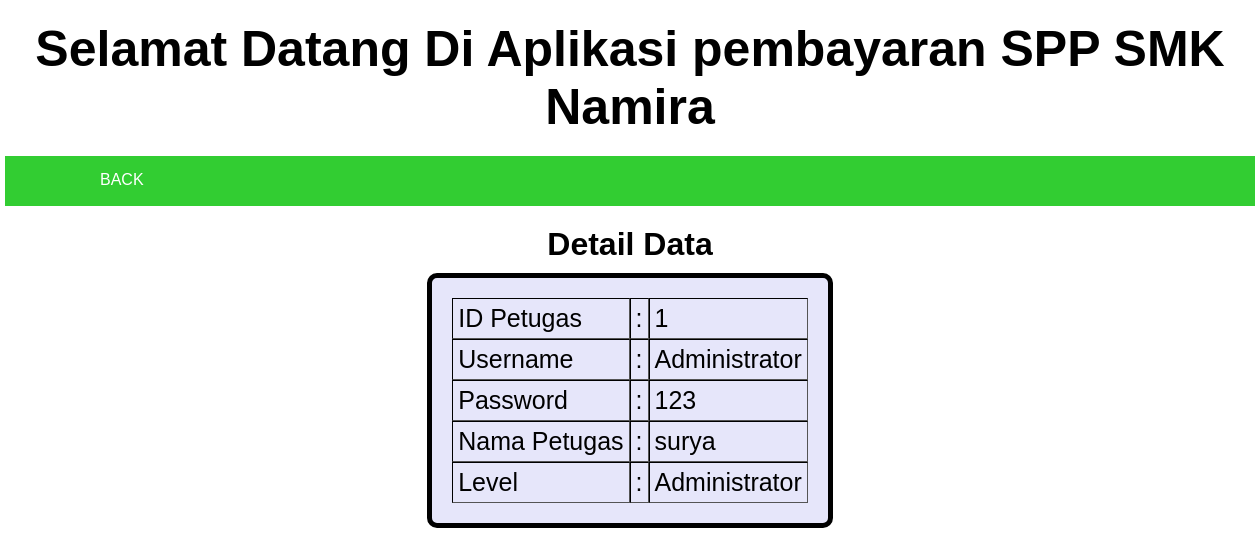
/detail_petugas.php?id=1, run on the app's committed database.
### tables this page shows
CREATE TABLE IF NOT EXISTS `petugas` (
`id_petugas` int(11) NOT NULL,
  `username` varchar(20) NOT NULL,
  `password` varchar(20) NOT NULL,
  `nama_petugas` varchar(20) NOT NULL,
  `level` enum('Administrator','Petugas') NOT NULL
);

### detail_petugas.php (the view, shortened to what this page needs)
<?php
  require('koneksi.php');
            if(isset($_GET['id'])){
            $id = $_GET['id'];
         }
         else{
            header('location:index.php');
         }
?>
<!DOCTYPE html>
<html>
<head>
</head>
<body>
<h1 id="judul">Selamat Datang Di Aplikasi pembayaran SPP SMK Namira</h1>
<div class="header">
   <div class="header-list">
      <ul>
        <li><a href="petugas.php">BACK</a></li>
      </ul>
    </div>
</div>
<div class="container">
<div class="detail">
   <center>
      <h1>Detail Data</h1>
<?php
    $sql = "SELECT * FROM petugas WHERE id_petugas ='$id'";
    $detail = mysqli_query($conn,$sql);
    $strTbl = "<table border='8' cellspacing='0' cellpadding='5' bgcolor='#E6E6FA'>";
         if (mysqli_num_rows($detail) > 0 ) {
            $data = mysqli_fetch_assoc($detail);
            $strTbl .="<tr>";
            $strTbl .="<td>ID Petugas</td>";
            $strTbl .="<td>:</td>";
            $strTbl .="<td>".$data['id_petugas']."</td>";
            $strTbl .="</tr>";
            $strTbl .="<tr>";
            $strTbl .="<td>Username</td>";
            $strTbl .="<td>:</td>";
            $strTbl .="<td>".$data['username']."</td>";
            $strTbl .="</tr>";
            $strTbl .="<tr>";
            $strTbl .="<td>Password</td>";
            $strTbl .="<td>:</td>";
            $strTbl .="<td>".$data['password']."</td>";
            $strTbl .="</tr>";
            $strTbl .="<tr>";
            $strTbl .="<td>Nama Petugas</td>";
            $strTbl .="<td>:</td>";
            $strTbl .="<td>".$data['nama_petugas']."</td>";
            $strTbl .="</tr>";
            $strTbl .="<tr>";
            $strTbl .="<td>Level</td>";
            $strTbl .="<td>:</td>";
            $strTbl .="<td>".$data['level']."</td>";
            $strTbl .="</tr>";
         }
         else{
            $strTbl .="<tr><td colspan='2'>Maaf Data Kosong, Silahkan Tambahkan Terlebih Dahulu</td></tr>";
         }
         $strTbl .="</table>";
         print($strTbl);
?>
</center>
</div>
</body>
</html>

### detail_petugas.php (style rules this page uses)
* { margin:0px auto; }
body { font-family: arial; background-color: white; height: 1625px; }
a { text-decoration: none; color: white; }
li { list-style: none; }
#judul { font-style: bold; text-align: center; font-size: 50px; margin-top: 20px; }
.header { background-color:#32CD32; width: 1200px; padding:25px; margin-top: 20px; }
.header-list li { float: left; padding: 0 10px; margin-top: -10px; }
.header-list a { color: white; padding: 20px; }
.container { width: 1250px; height: 1200px; margin-top: 5px; }
.detail { margin-top: 20px; }
.detail table { font-size: 25px; border:5px solid black; padding: 20px; border-radius: 10px 10px 10px 10px; margin-top: 10PX; }

### data on the page
petugas: id_petugas "1", username "Administrator", password "123", nama_petugas "surya", level "Administrator"
